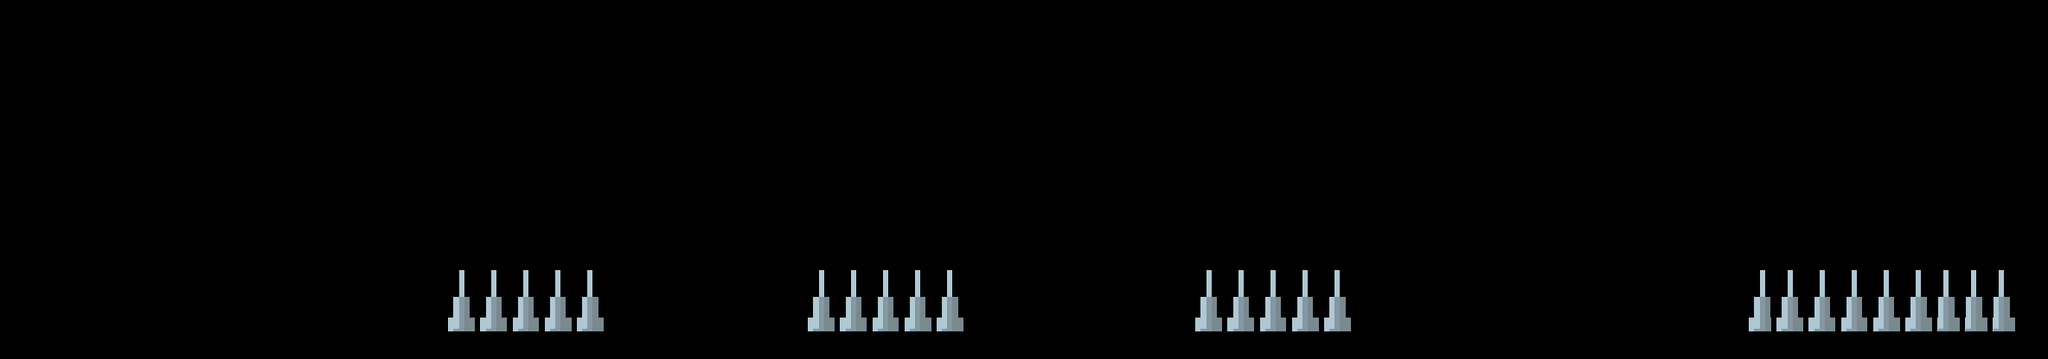

Tiled map render using the project's own tile images. Description and the map definition, with tile-layer contents summarised, below:
An orthogonal 74x13 tile map with 32x32 px tiles, 1 tile layer (Spikes), 2 hidden layers not drawn, 4 tilesets.

<map version="1.2" tiledversion="1.2.0" orientation="orthogonal" renderorder="right-down" width="74" height="13" tilewidth="32" tileheight="32" infinite="0" nextlayerid="8" nextobjectid="1">
 <tileset firstgid="1" name="stone_tile2" tilewidth="32" tileheight="32" tilecount="1" columns="1">
  <image source="stone_tile2.png" width="32" height="32" />
 </tileset>
 <tileset firstgid="2" name="castle_background" tilewidth="32" tileheight="32" tilecount="234" columns="18">
  <image source="castle_background_v2.png" width="592" height="426" />
 </tileset>
 <tileset firstgid="236" name="spikes2" tilewidth="155" tileheight="100" tilecount="1" columns="1">
  <image source="spikes2.png" width="155" height="100" />
 </tileset>
 <tileset firstgid="237" name="spikes3" tilewidth="32" tileheight="32" tilecount="18" columns="6">
  <image source="spikes3.png" width="192" height="99" />
 </tileset>
 <layer id="5" name="Background" width="74" height="13" visible="0">
  <data>[962 cells, 962 non-empty, 234 distinct tile ids]</data>
 </layer>
 <layer id="6" name="Platforms" width="74" height="13" visible="0">
  <data>[962 cells, 208 non-empty, 19 distinct tile ids]</data>
 </layer>
 <layer id="7" name="Spikes" width="74" height="13">
  <data>[962 cells, 84 non-empty, 18 distinct tile ids]</data>
 </layer>
</map>
